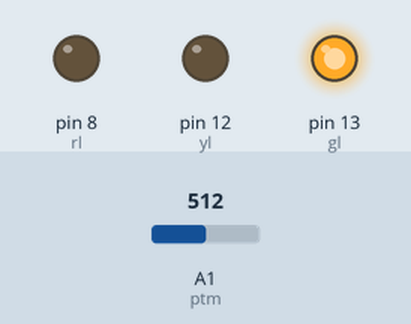
Bench run of a sketch on a simulated Arduino Uno, built with avr-gcc and run on an emulated ATmega328P. On the bench: output pins drawn as LEDs (lit = HIGH). The test bench sets the inputs (shaded band); at power-on: A1 (ptm) = 512.

Above: at 1.2 s.
1.3 s: A1 (ptm) set to 596
2.8 s: A1 (ptm) set to 629
At 3.1 s:
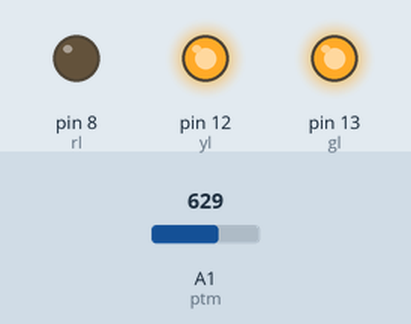
4.3 s: A1 (ptm) set to 800
5.8 s: A1 (ptm) set to 834
At 6.6 s:
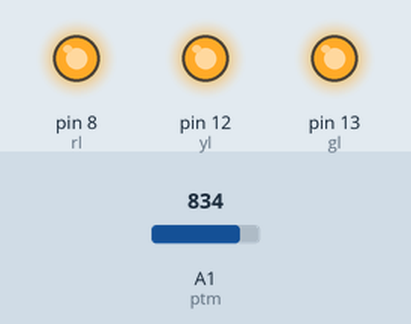
7.3 s: A1 (ptm) set to 716
At 7.7 s:
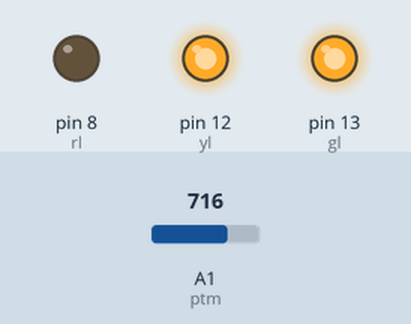
8.8 s: A1 (ptm) set to 900
At 10.1 s:
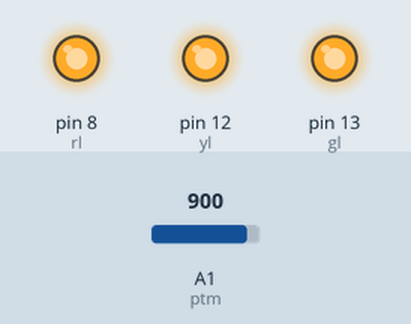
Timing chart, 0 to 11.3 s (numbered marks = the images above; inputs shaded):
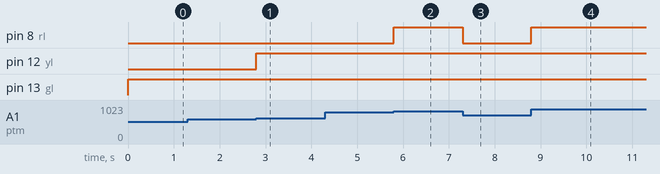

The sketch:

Arduino-analog-input-led-control.ino
```cpp
int gl=13;
int yl=12;
int rl=8;
int ptm=A1;
int rvalue;
float v;
void setup() {
  pinMode (gl, OUTPUT) ;
  pinMode(yl, OUTPUT) ;
  pinMode (rl, OUTPUT) ;
}
void loop() {
  rvalue=analogRead(ptm) ;
  v=(5.0/1023.0)*rvalue;
  if (v>=0 && v<= 3) {
    digitalWrite(gl,HIGH);
    digitalWrite(yl,LOW);
    digitalWrite(rl,LOW);
  }
  if (v>3 && v <= 4) {
    digitalWrite(yl, HIGH) ;
    digitalWrite(rl,LOW);
  }

  if (v>4 && v <= 5) {
    digitalWrite(rl, HIGH);

  }
}
```

Measured:
- the behaviour switches between 613 and 614 on A1 (ptm) (found by bisection; images 0 and 1)
- the behaviour switches between 818 and 819 on A1 (ptm) (found by bisection; images 1 and 2)
- after the input at 1.3 s, every drawn part: stays the same
- after the input at 2.8 s, pin 12 (yl): LOW → HIGH at once
- after the input at 4.3 s, every drawn part: stays the same
- after the input at 5.8 s, pin 8 (rl): LOW → HIGH at once
- after the input at 7.3 s, pin 8 (rl): HIGH → LOW at once
- after the input at 8.8 s, pin 8 (rl): LOW → HIGH at once
